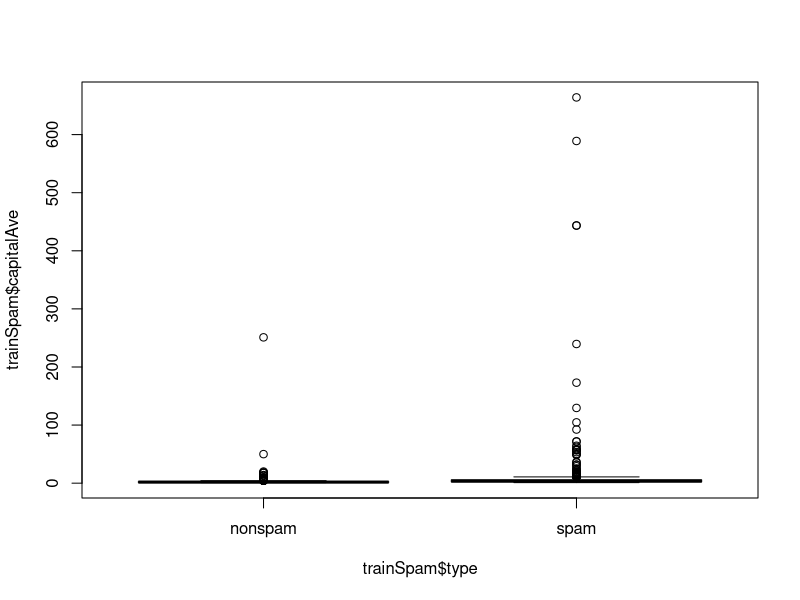
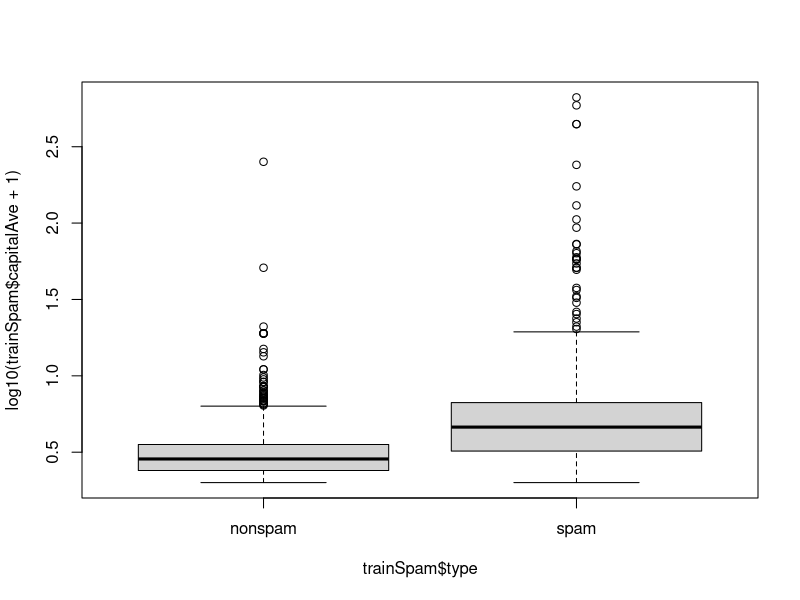
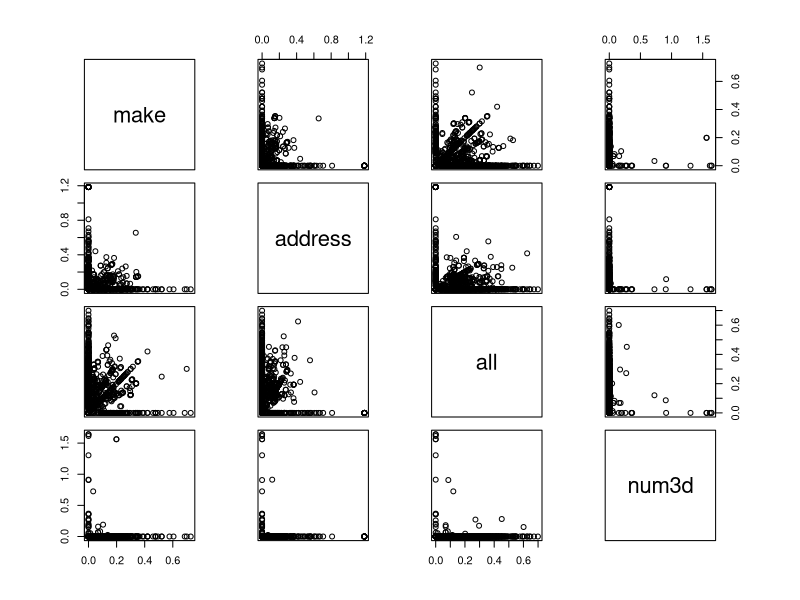
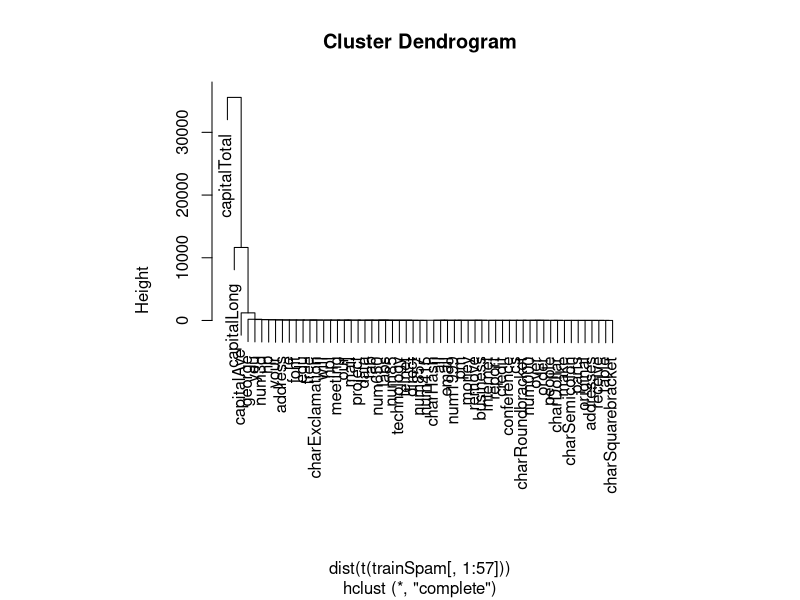
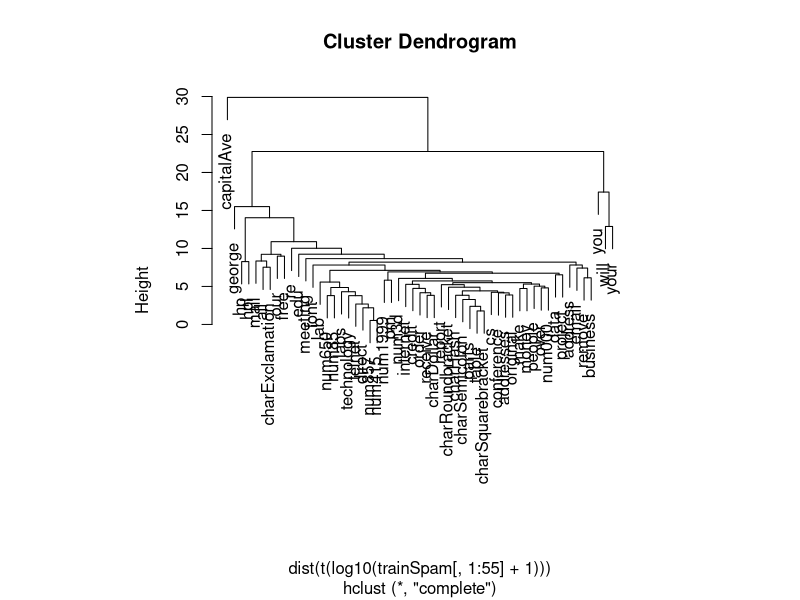

Reproduce these figures in R, in order.
## ---- chunk 1
#install.packages("kernlab")
library(kernlab)
## ---- chunk 2
data(spam)
spam
## ---- chunk 3
set.seed(3435)
trainIndicator = rbinom(4601, size = 1, prob = 0.5)
table(trainIndicator)
## ---- chunk 4
table(spam$type)
## ---- chunk 5
trainSpam <- spam[trainIndicator == 1, ]
testSpam <- spam[trainIndicator == 0, ]
## ---- chunk 6
names(trainSpam)
## ---- chunk 7
trainSpam
## ---- chunk 8
table(trainSpam$type)
## ---- chunk 9
plot(trainSpam$capitalAve ~ trainSpam$type)
## ---- chunk 10
plot(log10(trainSpam$capitalAve + 1) ~ trainSpam$type)
## ---- chunk 11
par(pty="s")
pairs(log10(trainSpam[, 1:4] + 1))
## ---- chunk 12
hCluster <- hclust(dist(t(trainSpam[, 1:57])))
plot(hCluster)
## ---- chunk 13
hClusterUpdated <- hclust(dist(t(log10(trainSpam[, 1:55] + 1))))
plot(hClusterUpdated)
## ---- chunk 14
trainSpam$numType <- as.numeric(trainSpam$type) - 1
costFunction <- function(x, y) sum(x != (y > 0.5))
cvError = rep(NA, 55)
library(boot)
for (i in 1:55) {
  lmFormula = reformulate(names(trainSpam)[i], response = "numType")
  glmFit = glm(lmFormula, family = "binomial", data = trainSpam)
  cvError[i] = cv.glm(trainSpam, glmFit, costFunction, 2)$delta[2]
}
## ---- chunk 15
names(trainSpam)[which.min(cvError)]
## ---- chunk 16
predictionModel = glm(numType ~ charDollar, family = "binomial", data = trainSpam)
## ---- chunk 17
predictionTest <- predict(predictionModel, testSpam)
predictedSpam <- rep("nonspam", dim(testSpam)[1])

predictedSpam[predictionModel$fitted.values > 0.5] <- "spam"
predictedSpam
## ---- chunk 18
table(predictedSpam, testSpam$type)
## ---- chunk 19
## Error rate
(61 + 458)/(1346 + 458 + 61 + 449)
